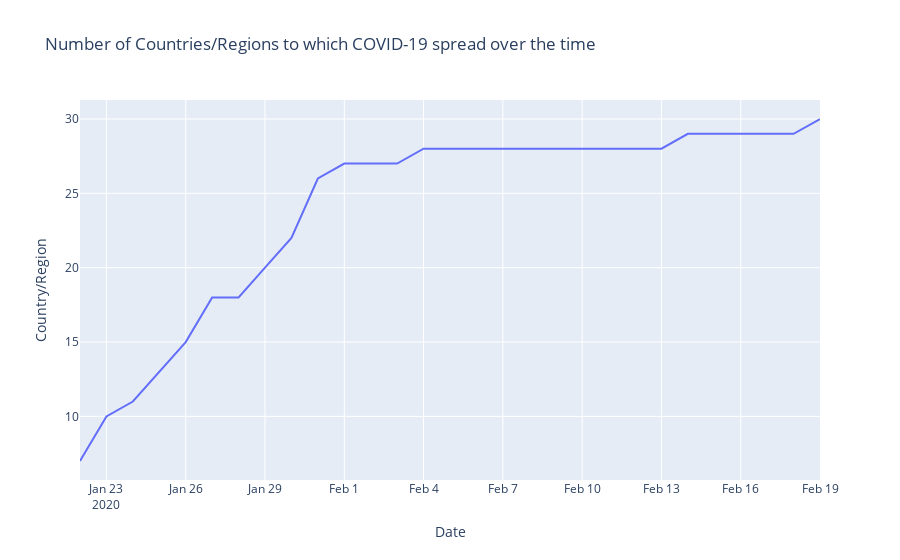

Notebook code cell kept with this figure:
### Markdown cell above
* COVID-19 spread to all the provinces of the China really fast and early

### Code cell
spread = full_table[full_table['Confirmed']!=0].groupby('Date')['Country/Region'].unique().apply(len)
spread = pd.DataFrame(spread).reset_index()

fig = px.line(spread, x='Date', y='Country/Region', 
              title='Number of Countries/Regions to which COVID-19 spread over the time')
fig.show()

### Figure 1 — Plotly figure (JSON) as saved in the notebook; plotly's stock layout.template omitted (floating-point values rounded to 4 significant figures)
{"data": [{"hoverlabel": {"namelength": 0}, "hovertemplate": "Date=%{x}<br>Country/Region=%{y}", "legendgroup": "", "line": {"color": "#636efa", "dash": "solid"}, "mode": "lines", "name": "", "showlegend": false, "type": "scatter", "x": ["2020-01-22T00:00:00", "2020-01-23T00:00:00", "2020-01-24T00:00:00", "2020-01-25T00:00:00", "2020-01-26T00:00:00", "2020-01-27T00:00:00", "2020-01-28T00:00:00", "2020-01-29T00:00:00", "2020-01-30T00:00:00", "2020-01-31T00:00:00", "2020-02-01T00:00:00", "2020-02-02T00:00:00", "2020-02-03T00:00:00", "2020-02-04T00:00:00", "2020-02-05T00:00:00", "2020-02-06T00:00:00", "2020-02-07T00:00:00", "2020-02-08T00:00:00", "2020-02-09T00:00:00", "2020-02-10T00:00:00", "2020-02-11T00:00:00", "2020-02-12T00:00:00", "2020-02-13T00:00:00", "2020-02-14T00:00:00", "2020-02-15T00:00:00", "2020-02-16T00:00:00", "2020-02-17T00:00:00", "2020-02-18T00:00:00", "2020-02-19T00:00:00"], "xaxis": "x", "y": [7, 10, 11, 13, 15, 18, 18, 20, 22, 26, 27, 27, 27, 28, 28, 28, 28, 28, 28, 28, 28, 28, 28, 29, 29, 29, 29, 29, 30], "yaxis": "y"}], "layout": {"legend": {"tracegroupgap": 0}, "title": {"text": "Number of Countries/Regions to which COVID-19 spread over the time"}, "xaxis": {"anchor": "y", "domain": [0, 1], "title": {"text": "Date"}}, "yaxis": {"anchor": "x", "domain": [0, 1], "title": {"text": "Country/Region"}}}}
